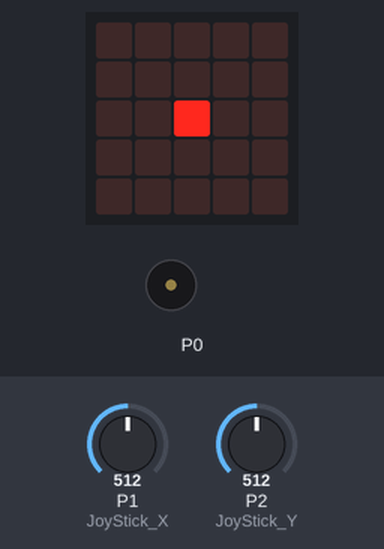
A program run on a simulated BBC micro:bit running MicroPython. Parts: the board's 5×5 LED display, buzzer (waves = sounding). Inputs (shaded band) come from the test bench; at power-on: P1 (JoyStick_X) = 512, P2 (JoyStick_Y) = 512 (analog values on the 0–1023 scale). Random numbers come from a fixed seed.

Above: at 1.2 s.
1.3 s: P1 (JoyStick_X) set to 655
3.6 s: P1 (JoyStick_X) set to 679
At 5.1 s:
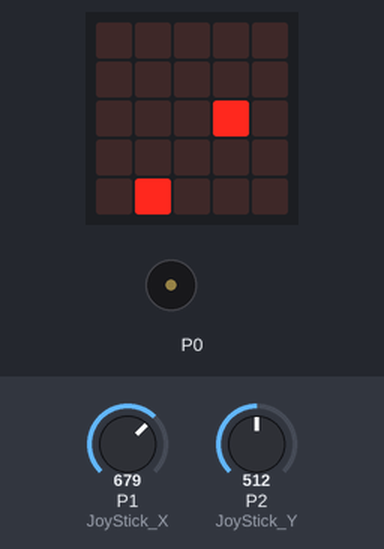
At 6.5 s:
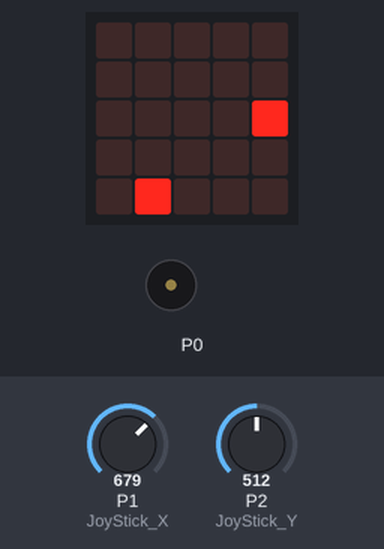
7.3 s: P1 (JoyStick_X) set to 373
9.2 s: P1 (JoyStick_X) set to 343
At 12.1 s:
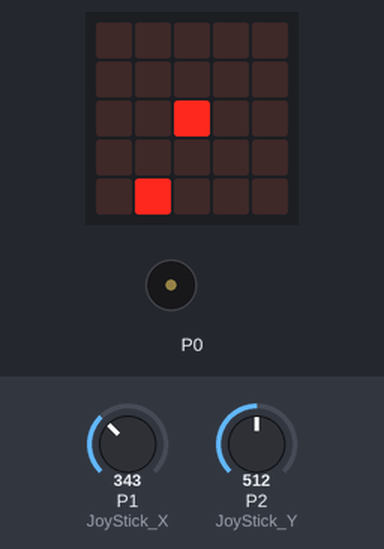
13.3 s: P1 (JoyStick_X) set to 511
17.4 s: P2 (JoyStick_Y) set to 652
19.3 s: P2 (JoyStick_Y) set to 680
At 21.0 s:
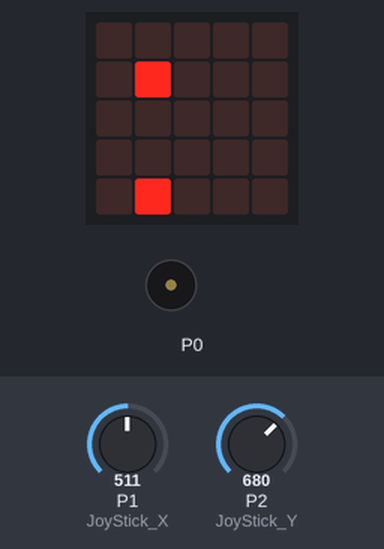
Timing chart, 0 to 23.0 s (numbered marks = the images above; inputs shaded):
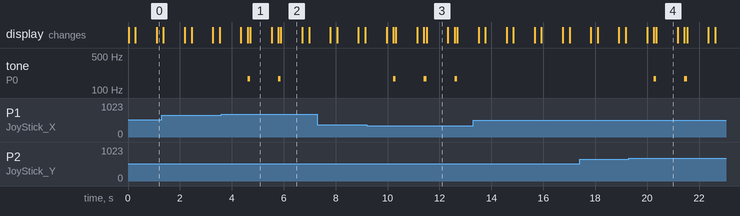

Measured:
- the behaviour switches between 662 and 663 on P1 (JoyStick_X) (found by bisection; images 0 and 1)
- the behaviour switches between 362 and 361 on P1 (JoyStick_X) (found by bisection; images 2 and 3)
- the behaviour switches between 662 and 663 on P2 (JoyStick_Y) (found by bisection; images 3 and 4)
- after the input at 3.6 s, tone on P0: alternates 170 Hz for 0.10 s and silent for 1.1 s, starting after 1.0 s
- after the input at 9.2 s, tone on P0: alternates 170 Hz for 0.10 s and silent for 1.1 s, starting after 1.0 s
- after the input at 19.3 s, tone on P0: alternates 170 Hz for 0.10 s and silent for 1.1 s, 4 changes in all, then stays silent, starting after 0.96 s
- what the display in image 1 shows lasts 0.8 s, from 4.7 s to 5.5 s

The program:

main.py
```python
# Imports go at the top
import random
import music
from microbit import *
from Joypad import *


class Fruit():
    position = []
    eaten = True

    def drawPosition(self,snakePositions):
        fruitX = random.randint(0,4)
        fruitY = random.randint(0,4)
        for x in snakePositions:
            if x[0] == fruitX and x[1] == fruitY:
                self.drawPosition(snakePositions)
            else:
                self.position = [fruitX,fruitY]
                self.eaten = False

    def drawFruit(self):
        for x in range(0,4):
            display.set_pixel(self.position[0],self.position[1],9)
            sleep(20)
            display.set_pixel(self.position[0],self.position[1],0)
            sleep(50)
            display.set_pixel(self.position[0],self.position[1],9)

    def clearFruit(self):
        display.set_pixel(self.position[0],self.position[1],0)

class Snake():
    segments = [[2,2,9]]
    numberOfSegments = 1
    segmentState = 0
    moved = False

    def drawSnake(self):
        for x in self.segments:
            display.set_pixel(x[0],x[1],x[2])
            self.moved = False

    def movingSound(self):
        if self.moved == True:
            music.pitch(170,100)

    def clearSnake(self):
        for x in self.segments:
            display.set_pixel(x[0],x[1],0)

    def eatFruit(self, fruit):
        if fruit.position[0] == self.segments[0][0] and fruit.position[1] == self.segments[0][1]:
            fruit.eaten = True
            self.segmentState += 1

    def changeHeadPosition(self,direction):
        if (direction == DIR['R']) and (self.segments[0][0] < 4) and (display.get_pixel(self.segments[0][0]+1,self.segments[0][1]) != 5):
            self.clearSnake()
            self.segments[0][0] += 1
            self.moved = True
        elif (direction == DIR['L']) and (self.segments[0][0] > 0) and (display.get_pixel(self.segments[0][0]-1,self.segments[0][1]) != 5):
            self.clearSnake()
            self.segments[0][0] -= 1
            self.moved = True
        elif direction == DIR['U'] and (self.segments[0][1] > 0) and (display.get_pixel(self.segments[0][0],self.segments[0][1]-1) != 5):
            self.clearSnake()
            self.segments[0][1] -= 1
            self.moved = True
        elif (direction == DIR['D']) and (self.segments[0][1] < 4) and (display.get_pixel(self.segments[0][0],self.segments[0][1]+1) != 5):
            self.clearSnake()
            self.segments[0][1] += 1
            self.moved = True
        else:
            pass

class Game():
    snake = Snake()
    joystick = JOYSTICK()
    fruit = Fruit()

    def respFruit(self):
        if self.fruit.eaten == True:
            self.fruit.drawPosition(self.snake.segments)
        else:
            pass

    def drawFruit(self):
        self.fruit.drawFruit()


game = Game()

# Code in a 'while True:' loop repeats forever
while True:
    direction = game.joystick.Listen_Dir()
    game.respFruit()
    game.drawFruit()
    game.snake.changeHeadPosition(direction)
    game.snake.movingSound()
    game.snake.drawSnake()
    game.snake.eatFruit(game.fruit)
    sleep(800)
```

Joypad.py
```python
from microbit import *

JoyStick_P = pin8
JoyStick_X = pin1
JoyStick_Y = pin2
KEY_A = pin5
KEY_B = pin11
KEY_C = pin15
KEY_D = pin14
KEY_E = pin13
KEY_F = pin12
DIR = {
    'NONE': 0,
    'U': 1,
    'D': 2,
    'L': 3,
    'R': 4,
    'U_L': 5,
    'U_R': 6,
    'D_L': 7,
    'D_R': 8
}
KEY = {
    'NONE': 0,
    'P': 1,
    'A': 2,
    'B': 3,
    'C': 4,
    'D': 5,
    'E': 6,
    'F': 7
}

class JOYSTICK():
    def __init__(self):
        self.Read_X = JoyStick_X.read_analog()
        self.Read_Y = JoyStick_Y.read_analog()

    def Listen_Dir(self):
        New_X = JoyStick_X.read_analog()
        New_Y = JoyStick_Y.read_analog()

        Dx = abs(self.Read_X - New_X)
        Dy = abs(self.Read_Y - New_Y)

        Right = New_X - self.Read_X
        Left = self.Read_X - New_X
        Up = New_Y - self.Read_Y
        Down = self.Read_Y - New_Y

        # max = 1023
        Precision = 150

        if Right > Precision and Dy < Precision:
            return DIR['R']
        elif Left > Precision and Dy < Precision:
            return DIR['L']
        elif Up > Precision and Dx < Precision:
            return DIR['U']
        elif Down > Precision and Dx < Precision:
            return DIR['D']
        elif Right > Precision and Up > Precision:
            return DIR['U_R']
        elif Right > Precision and Down > Precision:
            return DIR['D_R']
        elif Left > Precision and Up > Precision:
            return DIR['U_L']
        elif Left > Precision and Down > Precision:
            return DIR['D_L']
        else:
            return DIR['NONE']

    def Listen_Key(self):
        if button_a.is_pressed():
            return KEY['A']
        elif button_b.is_pressed():
            return KEY['B']
        elif KEY_C.read_digital() == 0:
            return KEY['C']
        elif KEY_D.read_digital() == 0:
            return KEY['D']
        elif KEY_E.read_digital() == 0:
            return KEY['E']
        elif KEY_F.read_digital() == 0:
            return KEY['F']
        elif JoyStick_P.read_digital() == 0:
            return KEY['P']
        else:
            return KEY['NONE']

    def Test(self,button,direction):
        if button == KEY['A']:
            display.show("A")
            sleep(500)
        elif button == KEY['B']:
            display.show("B")
            sleep(500)
        elif button == KEY['C']:
            display.show("C")
            sleep(500)
        elif button == KEY['D']:
            display.show("D")
            sleep(500)
        elif button == KEY['E']:
            display.show("E")
            sleep(500)
        elif button == KEY['F']:
            display.show("F")
            sleep(500)
        elif direction == DIR['R']:
            display.show(Image.ARROW_E)
            sleep(500)
        elif direction == DIR['L']:
            display.show(Image.ARROW_W)
            sleep(500)
        elif direction == DIR['U']:
            display.show(Image.ARROW_N)
            sleep(500)
        elif direction == DIR['D']:
            display.show(Image.ARROW_S)
            sleep(500)
```
